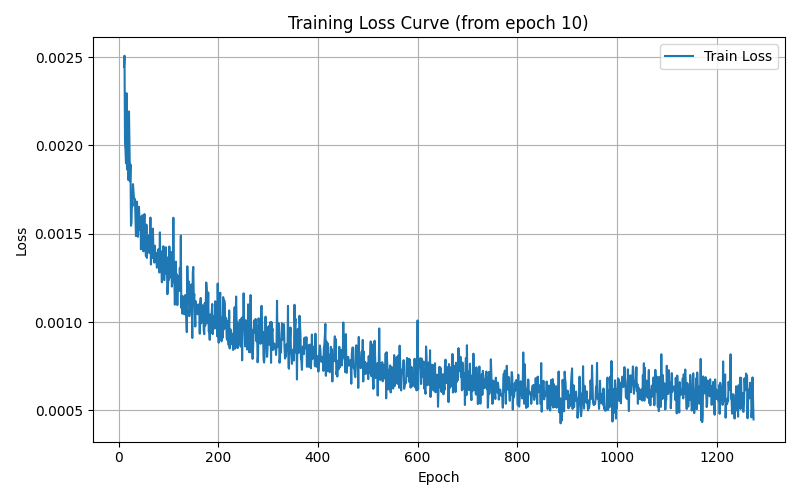

Here is the Python script that generated this plot:
import scipy.io as sio
import matplotlib.pyplot as plt
import numpy as np

dir = 'DDPM/logs'
mat = sio.loadmat(dir + '/ddpm_unet2d_all.mat')
tr_ls = mat['loss'].flatten()

start_epoch =10 
plt.figure(figsize=(8,5))
plt.plot(np.arange(start_epoch+1, len(tr_ls)+1), tr_ls[start_epoch:], label='Train Loss')
plt.xlabel('Epoch')
plt.ylabel('Loss')
plt.title('Training Loss Curve (from epoch {})'.format(start_epoch))
plt.legend()
plt.grid(True)
plt.tight_layout()
plt.savefig(dir + '/train_loss_curve_brain2d_all.png')
plt.show()
